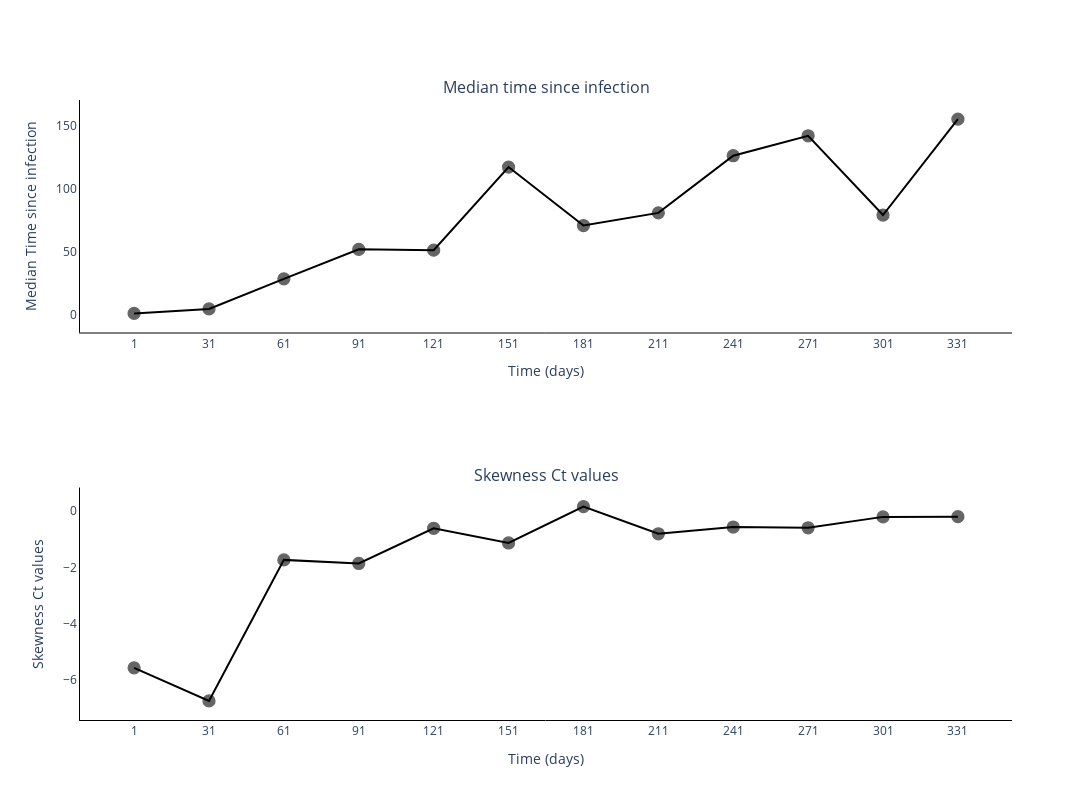

Write notebook code for a chart like this one.
### Markdown cell above
### Plot skenewss and median

### Code cell
fig = go.Figure()
fig = make_subplots(rows=2, cols=1, subplot_titles=('Median time since infection', 'Skewness Ct values'))

median_ti = []

for ti in time_since_infec[0]:
    median_ti.append(np.median(ti))


fig.add_trace(
    go.Scatter(
        y=median_ti,
        x=sample_points,
        mode='lines+markers',
        connectgaps=True,
        name='Median times',
        marker_line=dict(width=1.25, color='black'),
        marker_opacity=0.6,
        marker_size=12,
        line_color='black',
        showlegend=False,
    ),
    row=1,
    col=1
)

fig.add_trace(
    go.Scatter(
        y=skews,
        x=sample_points,
        mode='lines+markers',
        connectgaps=True,
        name='Skewness Ct values',
        marker_line=dict(width=1.25, color='black'),
        marker_opacity=0.6,
        marker_size=12,
        line_color='black',
        showlegend=False,
    ),
    row=2,
    col=1
)

# Add axis labels
fig.update_layout(
    width=1100, 
    height=800,
    plot_bgcolor='white',
    xaxis=dict(
        linecolor='black',
        tickvals=sample_points.tolist(),
        title = 'Time (days)'
        ),
    yaxis=dict(
        linecolor='black',
        title = 'Median Time since infection'),
    xaxis2=dict(
        linecolor='black',
        tickvals=sample_points.tolist(),
        title = 'Time (days)'
        ),
    yaxis2=dict(
        linecolor='black',
        title = 'Skewness Ct values')
    #legend=dict(
    #    orientation="h",
    #    yanchor="bottom",
    #    y=1.02,
    #    xanchor="right",
    #    x=1
    #)
    )

fig.write_image('images/Median_vs_Skewness.pdf')
fig.show()

### Figure 1 — Plotly figure (JSON) as saved in the notebook; plotly's stock layout.template omitted (floating-point values rounded to 4 significant figures)
{"data": [{"connectgaps": true, "line": {"color": "black"}, "marker": {"line": {"color": "black", "width": 1.25}, "opacity": 0.6, "size": 12}, "mode": "lines+markers", "name": "Median times", "showlegend": false, "type": "scatter", "x": [1, 31, 61, 91, 121, 151, 181, 211, 241, 271, 301, 331], "xaxis": "x", "y": [1, 4.541, 28.47, 51.88, 51.22, 117.3, 70.81, 80.88, 126.3, 142.2, 79.18, 155.4], "yaxis": "y"}, {"connectgaps": true, "line": {"color": "black"}, "marker": {"line": {"color": "black", "width": 1.25}, "opacity": 0.6, "size": 12}, "mode": "lines+markers", "name": "Skewness Ct values", "showlegend": false, "type": "scatter", "x": [1, 31, 61, 91, 121, 151, 181, 211, 241, 271, 301, 331], "xaxis": "x2", "y": [-5.571, -6.748, -1.73, -1.858, -0.6042, -1.128, 0.1651, -0.8018, -0.5599, -0.5878, -0.2, -0.1915], "yaxis": "y2"}], "layout": {"annotations": [{"font": {"size": 16}, "showarrow": false, "text": "Median time since infection", "x": 0.5, "xanchor": "center", "xref": "paper", "y": 1, "yanchor": "bottom", "yref": "paper"}, {"font": {"size": 16}, "showarrow": false, "text": "Skewness Ct values", "x": 0.5, "xanchor": "center", "xref": "paper", "y": 0.375, "yanchor": "bottom", "yref": "paper"}], "height": 800, "plot_bgcolor": "white", "width": 1100, "xaxis": {"anchor": "y", "domain": [0, 1], "linecolor": "black", "tickvals": [1, 31, 61, 91, 121, 151, 181, 211, 241, 271, 301, 331], "title": {"text": "Time (days)"}}, "xaxis2": {"anchor": "y2", "domain": [0, 1], "linecolor": "black", "tickvals": [1, 31, 61, 91, 121, 151, 181, 211, 241, 271, 301, 331], "title": {"text": "Time (days)"}}, "yaxis": {"anchor": "x", "domain": [0.625, 1], "linecolor": "black", "title": {"text": "Median Time since infection"}}, "yaxis2": {"anchor": "x2", "domain": [0, 0.375], "linecolor": "black", "title": {"text": "Skewness Ct values"}}}}
